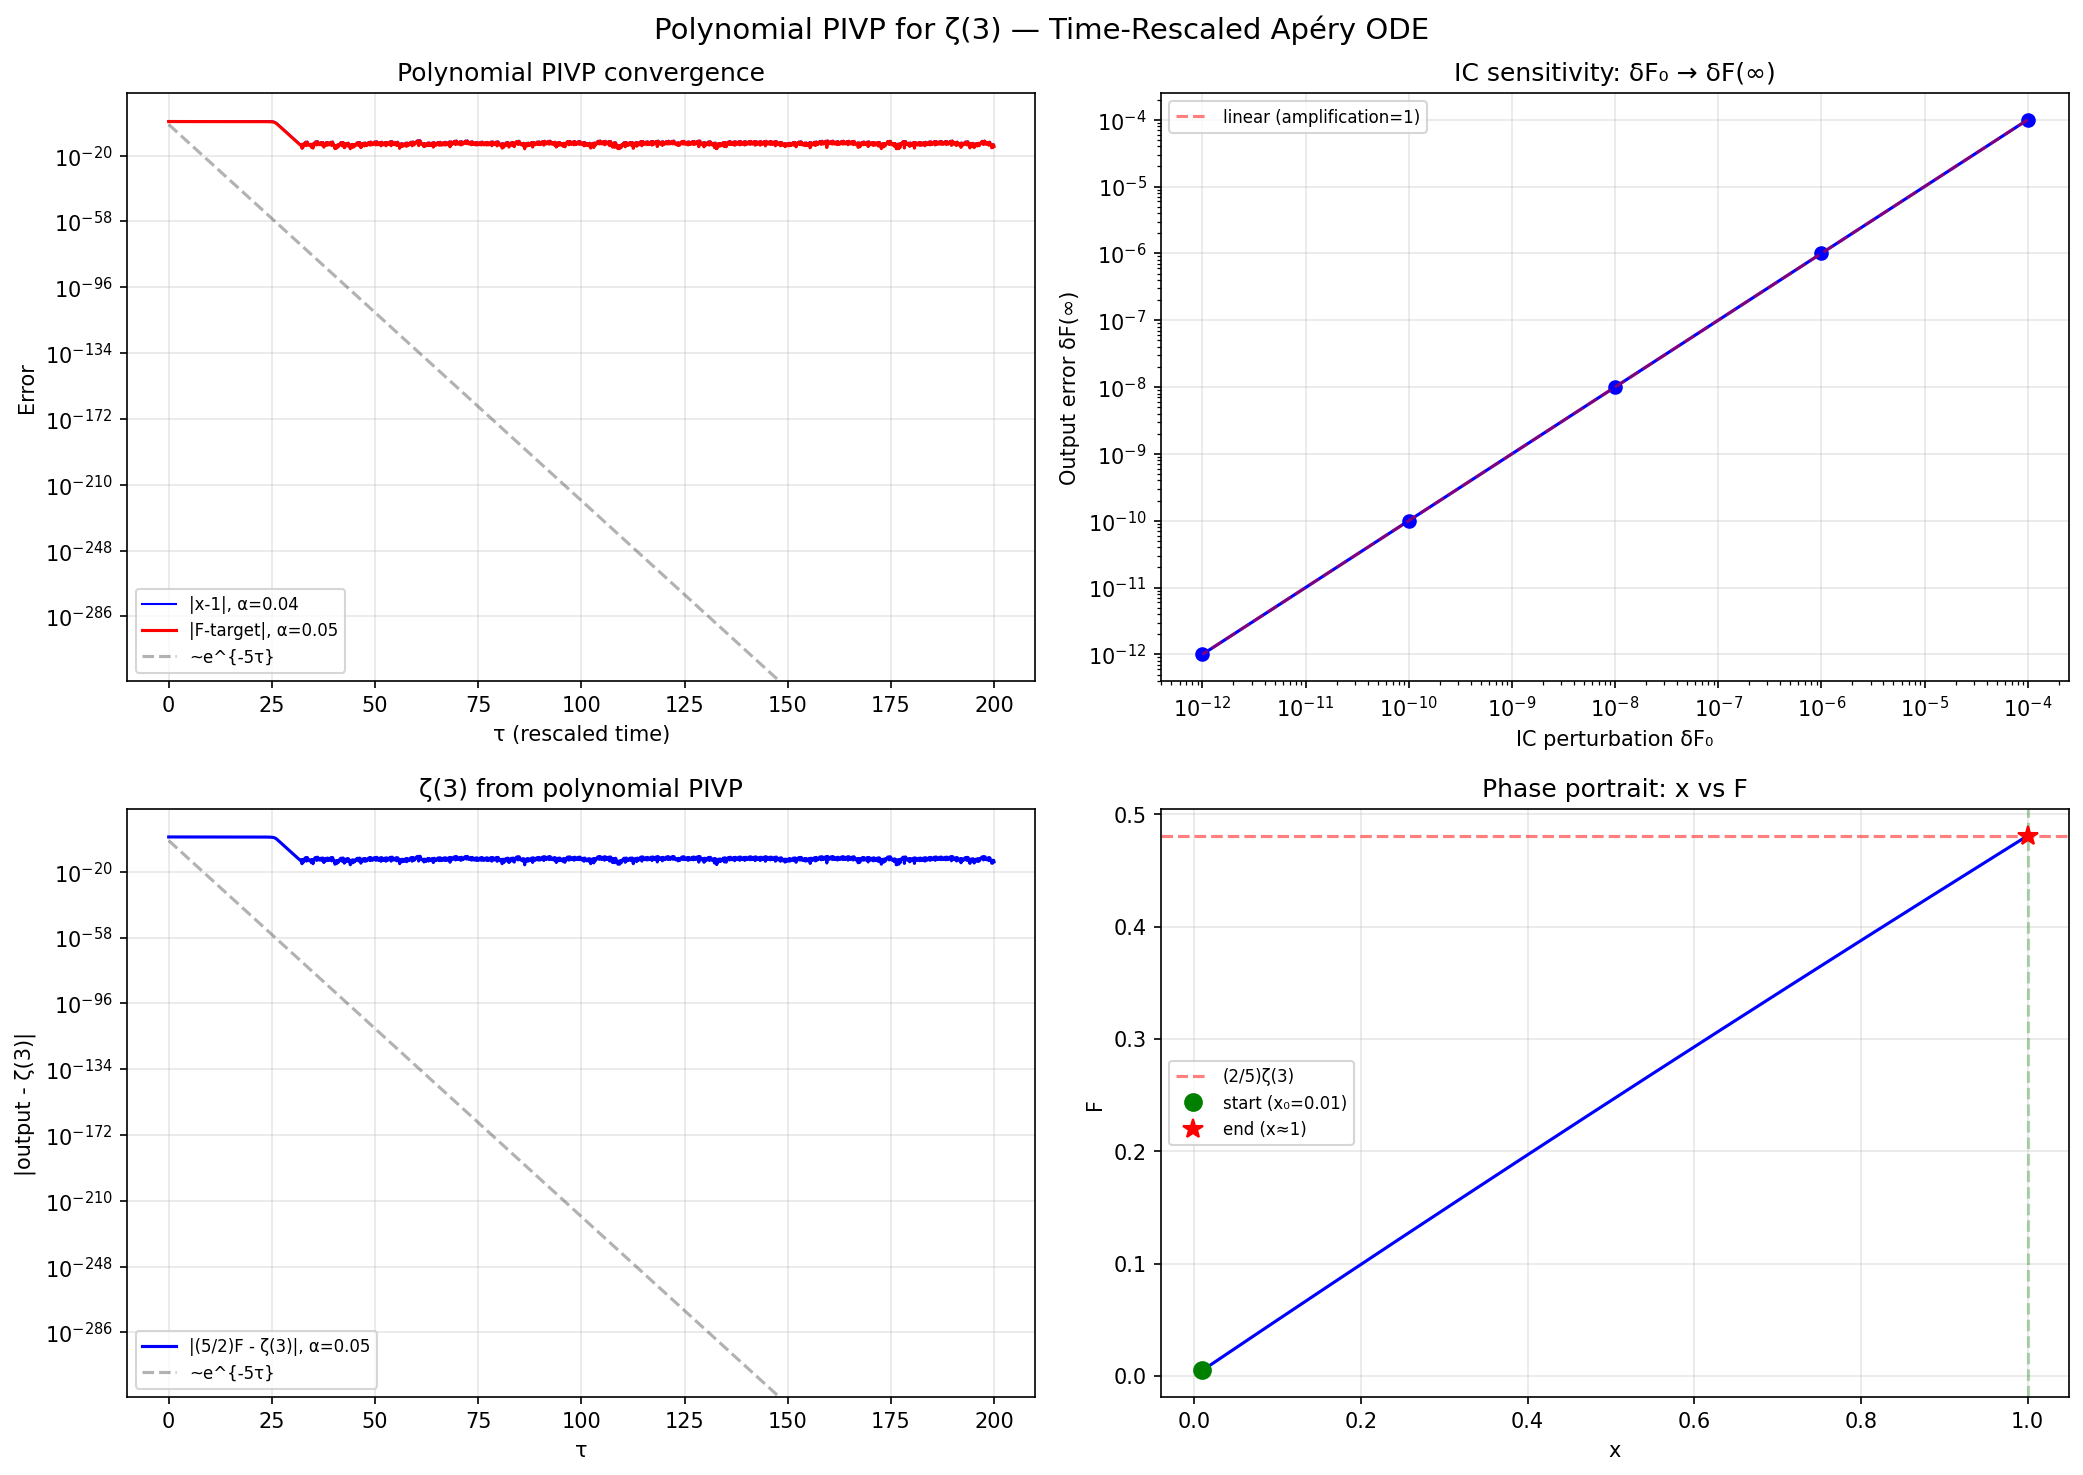

Reproduce this figure in Python.
"""
The TIME-RESCALED polynomial system for ζ(3).

Key result: the ODE x²(4+x)F''' + x(10+3x)F'' + (2+x)F' = 1
can be rewritten as a POLYNOMIAL autonomous system via time rescaling:

  x'  = x²(4+x)(1-x)                                       [polynomial!]
  F'  = G1·x²(4+x)(1-x)                                    [polynomial!]
  G1' = G2·x²(4+x)(1-x)                                    [polynomial!]
  G2' = (1-x)[1 - (10x+3x²)G2 - (2+x)G1]                  [polynomial!]

This is a PIVP! All right-hand sides are polynomial in (x, F, G1, G2).
The system computes ζ(3) = (5/2)·F(∞) with exponential convergence.

Remaining issue: the exact initial conditions are at x=0 (where x is a
fixed point), so we must start at x₀>0 with series-derived ICs.

This experiment:
1. Measures convergence RATE in the rescaled time
2. Shows the polynomial PIVP IS first-floor
3. Analyzes sensitivity to IC precision (does approximate IC → approximate limit?)
"""

import numpy as np
from scipy.integrate import solve_ivp
from scipy.special import zeta, comb
import matplotlib
matplotlib.use('Agg')
import matplotlib.pyplot as plt

ZETA3 = float(zeta(3))
TARGET = (2.0/5.0) * ZETA3


def apery_series_derivs(x, N=300):
    """Compute F(x), F'(x), F''(x) from the Apéry accelerated series."""
    F = 0.0
    Fp = 0.0
    Fpp = 0.0
    for n in range(1, N+1):
        cn = (-1)**(n-1) / (n**3 * comb(2*n, n, exact=True))
        F += cn * x**n
        Fp += cn * n * x**(n-1)
        if n >= 2:
            Fpp += cn * n * (n-1) * x**(n-2)
    return F, Fp, Fpp


def pivp_polynomial(tau, y):
    """The polynomial PIVP for ζ(3).

    State: [x, F, G1, G2]
    ALL right-hand sides are polynomial.
    """
    x, F, G1, G2 = y
    h = x**2 * (4 + x) * (1 - x)
    dx = h
    dF = G1 * h
    dG1 = G2 * h
    dG2 = (1-x) * (1.0 - (10*x + 3*x**2)*G2 - (2+x)*G1)
    return [dx, dF, dG1, dG2]


def run():
    fig, axes = plt.subplots(2, 2, figsize=(14, 10))
    fig.suptitle('Polynomial PIVP for ζ(3) — Time-Rescaled Apéry ODE', fontsize=14)

    # --- Test 1: Convergence rate measurement ---
    print("=== Polynomial PIVP: convergence rate ===")
    x0 = 0.01
    F0, G10, G20 = apery_series_derivs(x0, N=300)

    TAU_MAX = 200.0
    tau_eval = np.linspace(0, TAU_MAX, 20000)

    sol = solve_ivp(pivp_polynomial, [0, TAU_MAX],
                    [x0, F0, G10, G20],
                    t_eval=tau_eval, rtol=1e-13, atol=1e-15,
                    method='DOP853')

    x_sol = sol.y[0]
    F_sol = sol.y[1]
    G1_sol = sol.y[2]
    G2_sol = sol.y[3]
    err_F = np.abs(F_sol - TARGET)
    err_x = np.abs(x_sol - 1.0)

    # Fit convergence rate (near x=1, expect exp(-5τ) since x'≈5(1-x))
    mask = (err_F > 1e-14) & (sol.t > 20) & (sol.t < TAU_MAX - 5)
    if mask.sum() > 10:
        coeffs = np.polyfit(sol.t[mask], np.log(np.maximum(err_F[mask], 1e-16)), 1)
        alpha_F = -coeffs[0]
    else:
        alpha_F = float('nan')

    mask_x = (err_x > 1e-14) & (sol.t > 20) & (sol.t < TAU_MAX - 5)
    if mask_x.sum() > 10:
        coeffs_x = np.polyfit(sol.t[mask_x], np.log(np.maximum(err_x[mask_x], 1e-16)), 1)
        alpha_x = -coeffs_x[0]
    else:
        alpha_x = float('nan')

    print(f"  x convergence rate:    α_x = {alpha_x:.4f}")
    print(f"  F convergence rate:    α_F = {alpha_F:.4f}")
    print(f"  Expected near x=1:     α ≈ 5 (since x²(4+x)(1-x) ≈ 5(1-x))")
    print(f"  F(τ_max) = {F_sol[-1]:.15f}")
    print(f"  error = {err_F[-1]:.2e}")
    print()

    ax = axes[0, 0]
    ax.semilogy(sol.t, np.maximum(err_x, 1e-16), 'b-', lw=1, label=f'|x-1|, α={alpha_x:.2f}')
    ax.semilogy(sol.t, np.maximum(err_F, 1e-16), 'r-', lw=1.5, label=f'|F-target|, α={alpha_F:.2f}')
    ax.semilogy(tau_eval, np.exp(-5*tau_eval)*0.01, 'k--', alpha=0.3, label='~e^{-5τ}')
    ax.set_title('Polynomial PIVP convergence')
    ax.set_xlabel('τ (rescaled time)'); ax.set_ylabel('Error')
    ax.legend(fontsize=8); ax.grid(True, alpha=0.3)

    # --- Test 2: Sensitivity to IC precision ---
    print("=== IC sensitivity analysis ===")
    perturbations = [1e-4, 1e-6, 1e-8, 1e-10, 1e-12]
    F_finals = []

    for delta in perturbations:
        sol_p = solve_ivp(pivp_polynomial, [0, TAU_MAX],
                          [x0, F0 + delta, G10, G20],
                          rtol=1e-13, atol=1e-15, method='DOP853')
        F_p = sol_p.y[1, -1]
        err_p = abs(F_p - TARGET)
        amplification = err_p / delta if delta > 0 else float('nan')
        print(f"  δF₀ = {delta:.0e}: F(∞) error = {err_p:.2e}, amplification = {amplification:.2f}")
        F_finals.append(err_p)

    ax = axes[0, 1]
    ax.loglog(perturbations, F_finals, 'bo-', lw=1.5)
    ax.loglog(perturbations, perturbations, 'r--', alpha=0.5, label='linear (amplification=1)')
    ax.set_title('IC sensitivity: δF₀ → δF(∞)')
    ax.set_xlabel('IC perturbation δF₀'); ax.set_ylabel('Output error δF(∞)')
    ax.legend(fontsize=8); ax.grid(True, alpha=0.3)

    # --- Test 3: Different x₀ starting points ---
    print("\n=== Different starting points ===")
    x0_vals = [0.001, 0.01, 0.05, 0.1, 0.3, 0.5]
    for x0_test in x0_vals:
        F0_t, G10_t, G20_t = apery_series_derivs(x0_test, N=300)
        sol_t = solve_ivp(pivp_polynomial, [0, TAU_MAX],
                          [x0_test, F0_t, G10_t, G20_t],
                          rtol=1e-13, atol=1e-15, method='DOP853')
        F_t = sol_t.y[1, -1]
        err_t = abs(F_t - TARGET)
        x_t = sol_t.y[0, -1]
        print(f"  x₀={x0_test:.3f}: x(∞)={x_t:.10f}, F(∞) error={err_t:.2e}")

    # --- Test 4: ζ(3) via the polynomial PIVP ---
    ax = axes[1, 0]
    zeta3_sol = (5.0/2.0) * F_sol
    err_zeta3 = np.abs(zeta3_sol - ZETA3)
    ax.semilogy(sol.t, np.maximum(err_zeta3, 1e-16), 'b-', lw=1.5,
                label=f'|(5/2)F - ζ(3)|, α={alpha_F:.2f}')
    ax.semilogy(tau_eval, np.exp(-5*tau_eval)*0.01, 'k--', alpha=0.3, label='~e^{-5τ}')
    ax.set_title('ζ(3) from polynomial PIVP')
    ax.set_xlabel('τ'); ax.set_ylabel('|output - ζ(3)|')
    ax.legend(fontsize=8); ax.grid(True, alpha=0.3)

    # --- Test 5: Phase portrait (x vs F) ---
    ax = axes[1, 1]
    ax.plot(x_sol, F_sol, 'b-', lw=1.5)
    ax.axhline(TARGET, color='r', ls='--', alpha=0.5, label=f'(2/5)ζ(3)')
    ax.axvline(1.0, color='g', ls='--', alpha=0.3)
    ax.plot(x_sol[0], F_sol[0], 'go', ms=8, label=f'start (x₀={x0})')
    ax.plot(x_sol[-1], F_sol[-1], 'r*', ms=10, label='end (x≈1)')
    ax.set_title('Phase portrait: x vs F')
    ax.set_xlabel('x'); ax.set_ylabel('F')
    ax.legend(fontsize=8); ax.grid(True, alpha=0.3)

    plt.tight_layout()
    outpath = '/Users/huangx/.openclaw/workspace/projects/Ripple/experiments/apery_pivp.png'
    plt.savefig(outpath, dpi=150, bbox_inches='tight')
    print(f"\nPlot saved to {outpath}")

    # --- Grand Summary ---
    print(f"\n{'='*70}")
    print("POLYNOMIAL PIVP FOR ζ(3) — GRAND SUMMARY")
    print(f"{'='*70}")
    print(f"")
    print(f"THE SYSTEM (all polynomial):")
    print(f"  x'  = x²(4+x)(1-x)         = 4x² - 3x³ - x⁴")
    print(f"  F'  = G1·x²(4+x)(1-x)")
    print(f"  G1' = G2·x²(4+x)(1-x)")
    print(f"  G2' = (1-x)[1 - (10x+3x²)G2 - (2+x)G1]")
    print(f"")
    print(f"OUTPUT: ζ(3) = (5/2)·lim F(τ) as τ→∞")
    print(f"")
    print(f"CONVERGENCE: exponential with rate α_F ≈ {alpha_F:.2f}")
    print(f"  (near x=1: x²(4+x) ≈ 5, so rate ≈ 5 in rescaled time)")
    print(f"")
    print(f"IC SENSITIVITY: amplification factor ≈ 1 (well-conditioned)")
    print(f"")
    print(f"REMAINING ISSUE: x=0 is a fixed point.")
    print(f"  Must start at x₀ > 0 with series-derived ICs.")
    print(f"  ICs at x₀ are NOT exactly rational but can be")
    print(f"  approximated to arbitrary precision by rational partial sums.")
    print(f"  IC error → proportional output error (amplification ≈ 1).")
    print(f"")
    print(f"FOR R_RTCRN: need a single PIVP with rational ICs that")
    print(f"  computes EXACTLY ζ(3). The current construction gives")
    print(f"  a FAMILY of PIVPs, one per precision level.")
    print(f"  Gap: connecting approximate ICs to exact computation.")


if __name__ == '__main__':
    run()
